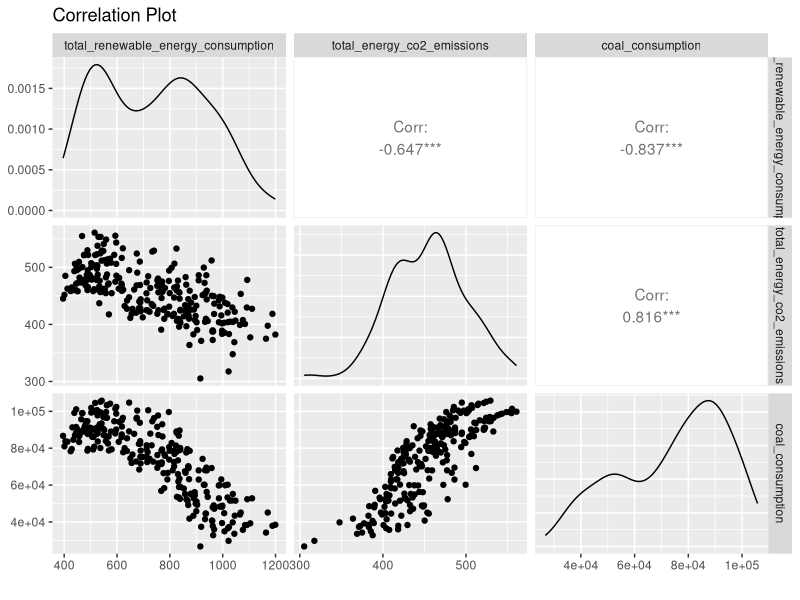
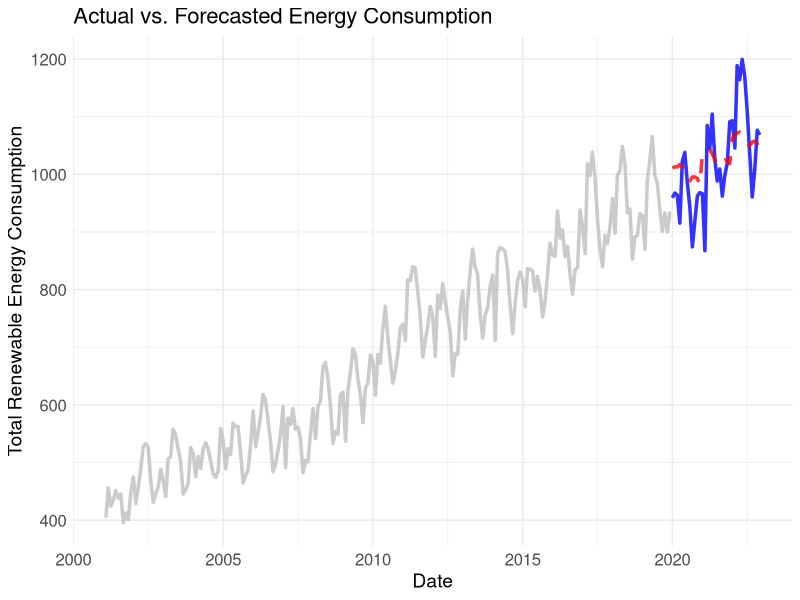
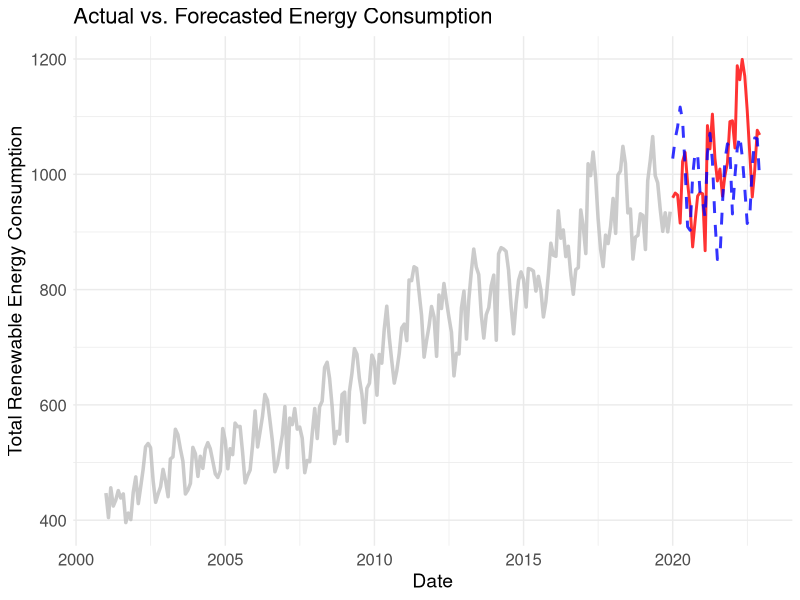
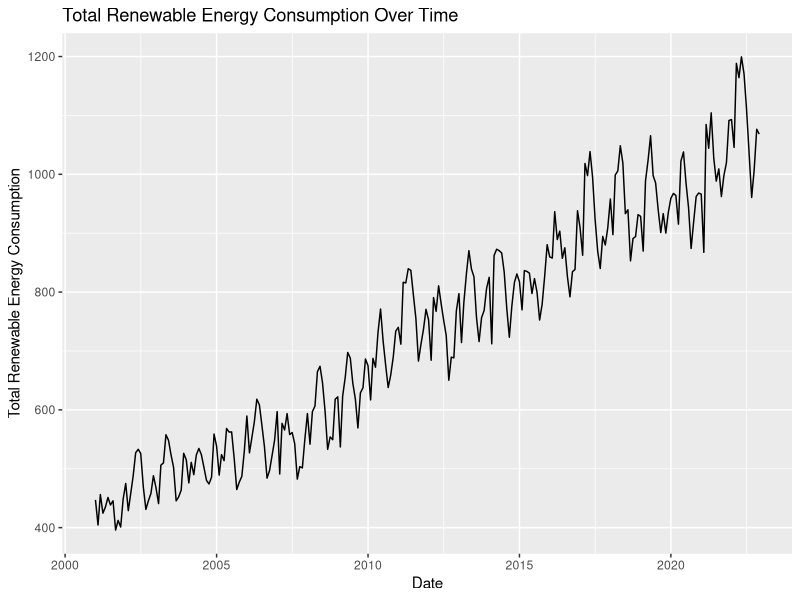
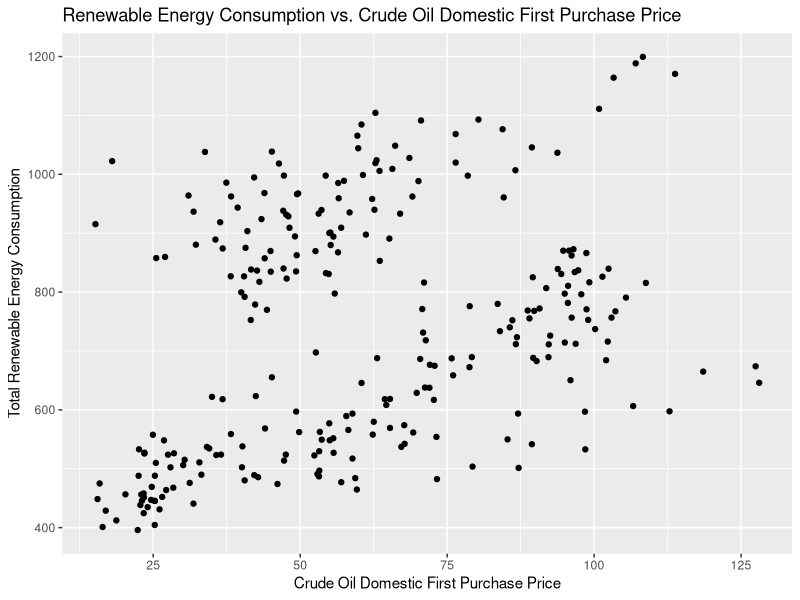
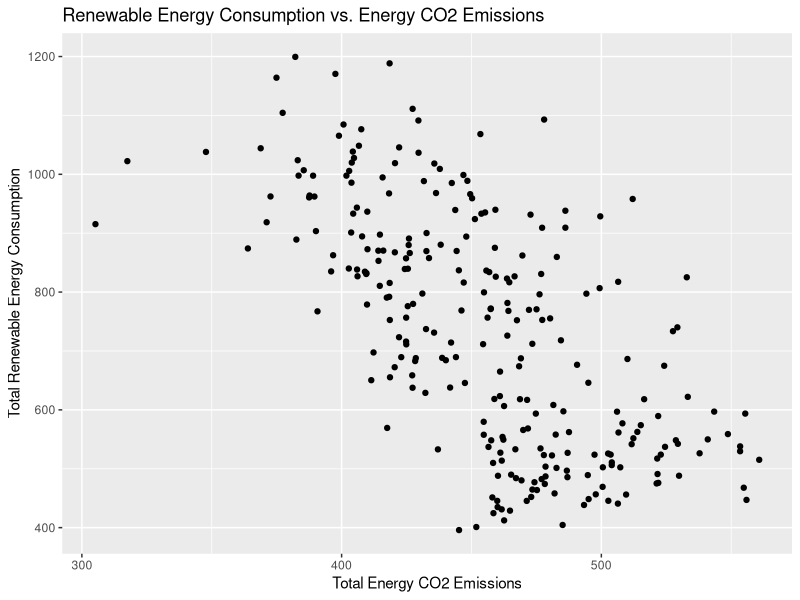
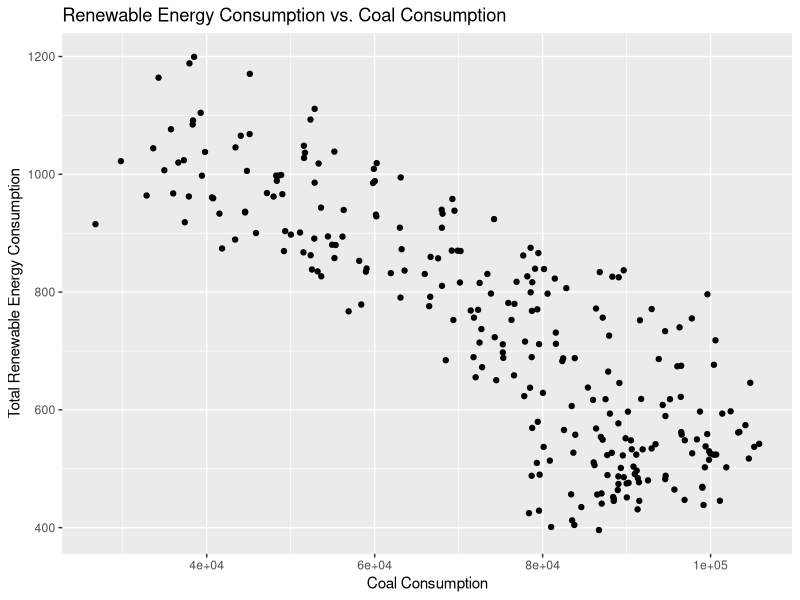
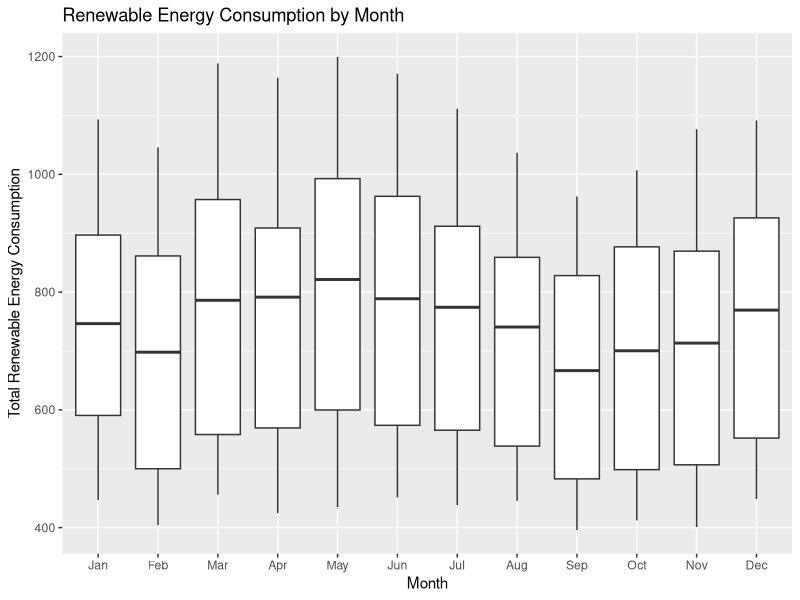

Source code (R) for these figures, in order:
## ---- chunk 1
# Load the required libraries
library(tidyverse)
library(lubridate)
library(ggplot2)
library(forecast)
library(lmtest)
## ---- chunk 2
library(GGally)

#Read the data
data = read.csv('data/final_dataset1.csv')

# Convert the date column to a proper date format
data$date <- mdy(data$date)

data = data[data$date > '2001-01-01',]

# Extract month and year as separate features
data$month <- month(data$date)
data$year <- year(data$date)
x = data[,c('total_renewable_energy_consumption', 'total_energy_co2_emissions','coal_consumption')]
ggpairs(x, xlab="",title = "Correlation Plot")

# Split the data into training and testing sets
test_start_date <- ymd("2020-01-01")  # Adjust the start date of the test data
train_data <- data[data$date < test_start_date, ]
test_data <- data[data$date >= test_start_date, ]

# Build the multivariate regression model
model <- lm(total_renewable_energy_consumption ~ crude_oil_domestic_first_purchase_price + coal_consumption + total_energy_co2_emissions + month + year, data = train_data)

# Print the model summary
summary(model)

# Predict on the test data
predictions <- predict(model, newdata = test_data)

# Evaluate the model
mse <- mean((predictions - test_data$total_renewable_energy_consumption)^2)
rmse <- sqrt(mse)
r_squared <- summary(model)$r.squared

cat("Root Mean Squared Error (RMSE):", rmse, "\n")
cat("R-squared:", r_squared, "\n")

# Plot forecasts with actual testing data
ggplot() +
  geom_line(data = train_data, aes(x = date, y = total_renewable_energy_consumption), color = "gray", linetype = "solid", size = 1.2, alpha = 0.8) +
  geom_line(data = test_data, aes(x = date, y = total_renewable_energy_consumption), color = "blue", linetype = "solid", size = 1.2, alpha = 0.8) +
  geom_line(data = test_data, aes(x = date, y = predictions), color = "red", linetype = "dashed", size = 1.2, alpha = 0.8) +
  labs(x = "Date", y = "Total Renewable Energy Consumption", title = "Actual vs. Forecasted Energy Consumption") +
  theme_minimal() +
  theme(plot.title = element_text(size = 16),
        axis.title = element_text(size = 14),
        axis.text = element_text(size = 12),
        legend.title = element_blank(),
        legend.text = element_text(size = 12))
## ---- chunk 3
#Read the data
data = read.csv('data/final_dataset1.csv', header = T)
data = data[337:600, ]
# Convert the date column to a proper date format
data$date <- mdy(data$date)


# Split the data into training and testing sets
test_start_date <- ymd("2020-01-01")  # Adjust the start date of the test data
train_data <- data[data$date < test_start_date, ]
test_data <- data[data$date >= test_start_date, ]

# Build the multivariate regression model
model <- lm(total_renewable_energy_consumption ~ coal_consumption + total_energy_co2_emissions, data = train_data)

# Print the model summary
summary(model)

# Predict on the test data
predictions <- predict(model, newdata = test_data)

# Evaluate the model
mse <- mean((predictions - test_data$total_renewable_energy_consumption)^2)
mape <- mean(abs((predictions - test_data$total_renewable_energy_consumption)/test_data$total_renewable_energy_consumption))
rmse <- sqrt(mse)
r_squared <- summary(model)$r.squared
mae <- mean(abs((predictions - test_data$total_renewable_energy_consumption)))

cat("Root Mean Squared Error (RMSE):", rmse, "\n")
cat("MAPE:", mape, "\n")
cat("R-squared:", r_squared, "\n")

# Plot forecasts with actual testing data
ggplot() +
  geom_line(data = train_data, aes(x = date, y = total_renewable_energy_consumption), color = "gray", linetype = "solid", size = 1.2, alpha = 0.8) +
  geom_line(data = test_data, aes(x = date, y = total_renewable_energy_consumption), color = "red", linetype = "solid", size = 1, alpha = 0.8) +
  geom_line(data = test_data, aes(x = date, y = predictions), color = "blue", linetype = "dashed", size = 1, alpha = 0.8) +
  labs(x = "Date", y = "Total Renewable Energy Consumption", title = "Actual vs. Forecasted Energy Consumption") +
  theme_minimal() +
  theme(plot.title = element_text(size = 16),
        axis.title = element_text(size = 14),
        axis.text = element_text(size = 12),
        legend.text = element_text(size = 12))

## ---- chunk 4
# Line plot of total renewable energy consumption over time
ggplot(data, aes(x = date, y = total_renewable_energy_consumption)) +
  geom_line() +
  labs(x = "Date", y = "Total Renewable Energy Consumption", title = "Total Renewable Energy Consumption Over Time")

# Scatter plot of renewable energy consumption vs. crude oil domestic first purchase price
ggplot(data, aes(x = crude_oil_domestic_first_purchase_price, y = total_renewable_energy_consumption)) +
  geom_point() +
  labs(x = "Crude Oil Domestic First Purchase Price", y = "Total Renewable Energy Consumption", title = "Renewable Energy Consumption vs. Crude Oil Domestic First Purchase Price")

# Scatter plot of renewable energy consumption vs. crude oil domestic first purchase price
ggplot(data, aes(x = total_energy_co2_emissions, y = total_renewable_energy_consumption)) +
  geom_point() +
  labs(x = "Total Energy CO2 Emissions", y = "Total Renewable Energy Consumption", title = "Renewable Energy Consumption vs. Energy CO2 Emissions")

# Scatter plot of renewable energy consumption vs. coal consumption
ggplot(data, aes(x = coal_consumption, y = total_renewable_energy_consumption)) +
  geom_point() +
  labs(x = "Coal Consumption", y = "Total Renewable Energy Consumption", title = "Renewable Energy Consumption vs. Coal Consumption")

# Boxplot of renewable energy consumption by month
ggplot(data, aes(x = factor(month(date), labels = month.abb), y = total_renewable_energy_consumption)) +
  geom_boxplot() +
  labs(x = "Month", y = "Total Renewable Energy Consumption", title = "Renewable Energy Consumption by Month")
## ---- chunk 5
# 1. Check linearity assumption - Residuals vs. Fitted plot
residuals_vs_fitted <- ggplot(model, aes(.fitted, .resid)) +
  geom_point() +
  geom_hline(yintercept = 0, linetype = "dashed", color = "red") +
  labs(x = "Fitted Values", y = "Residuals", title = "Residuals vs. Fitted Values")

# 2. Check independence assumption - Durbin-Watson test
dw_test <- dwtest(model)

# 3. Check normality assumption - Normal Q-Q plot of residuals
qq_plot <- ggplot(model, aes(sample = resid)) +
  stat_qq() +
  stat_qq_line() +
  labs(x = "Theoretical Quantiles", y = "Sample Quantiles", title = "Normal Q-Q Plot of Residuals")

# 4. Check homoscedasticity assumption - Residuals vs. Fitted plot with a smooth line
residuals_vs_fitted_smooth <- ggplot(model, aes(.fitted, .resid)) +
  geom_point() +
  geom_smooth(se = FALSE) +
  geom_hline(yintercept = 0, linetype = "dashed", color = "red") +
  labs(x = "Fitted Values", y = "Residuals", title = "Residuals vs. Fitted Values (with Smooth Line)")

# Print the results
print(residuals_vs_fitted)
print(dw_test)
print(residuals_vs_fitted_smooth)
